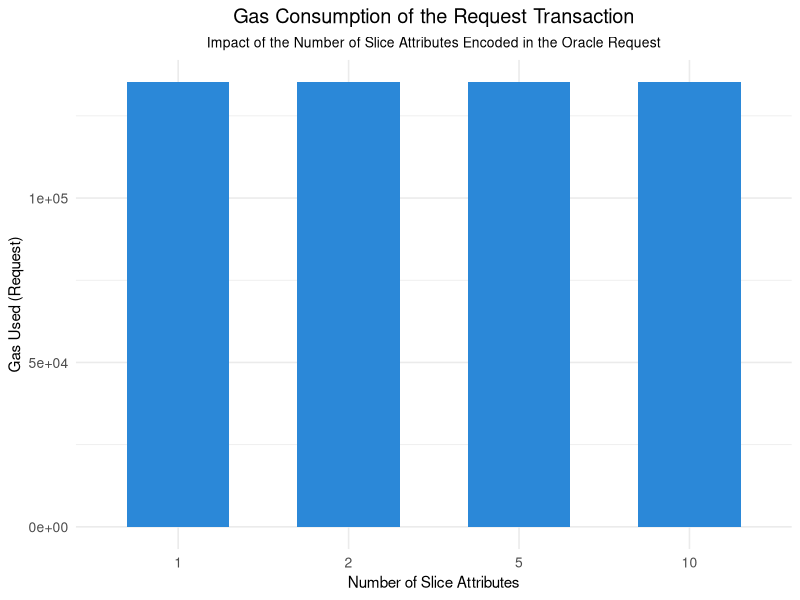

Reproduce this figure in R.
############################################################
# Attributes vs Gas Consumption (Request Transaction)
# Bar chart - Request only (blue)
############################################################

# 1. Clear environment
rm(list = ls())
graphics.off()

# 2. Input data
attributes <- c(1, 2, 5, 10)
gas_used   <- c(135183, 135205, 135205, 135256)

df <- data.frame(
  Attributes = factor(attributes),
  GasUsed = gas_used
)

# 3. Descriptive statistics
mean_gas <- mean(df$GasUsed)
sd_gas   <- sd(df$GasUsed)
min_gas  <- min(df$GasUsed)
max_gas  <- max(df$GasUsed)

cat("Descriptive statistics (Request transaction):\n")
cat("Mean gas:", mean_gas, "\n")
cat("Standard deviation:", sd_gas, "\n")
cat("Min gas:", min_gas, "\n")
cat("Max gas:", max_gas, "\n")

# 4. Load library
library(ggplot2)

# 5. Create bar plot (blue)
plot_gas <- ggplot(df, aes(x = Attributes, y = GasUsed, fill = "Request")) +
  geom_bar(stat = "identity", width = 0.6) +
  scale_fill_manual(
    values = c("Request" = "#2b88d8")  # azul
  ) +
  guides(fill = "none") +
  labs(
    title = "Gas Consumption of the Request Transaction",
    subtitle = "Impact of the Number of Slice Attributes Encoded in the Oracle Request",
    x = "Number of Slice Attributes",
    y = "Gas Used (Request)"
  ) +
  theme_minimal(base_size = 12) +
  theme(
    plot.title    = element_text(hjust = 0.5),
    plot.subtitle = element_text(hjust = 0.5, size = 10),
    axis.title    = element_text(size = 11),
    axis.text     = element_text(size = 10)
  )

# 6. Display plot
print(plot_gas)

# 7. Save plot to PDF
output_path <- "attributes_vs_gas_request_barplot.pdf"

ggsave(
  filename = output_path,
  plot = plot_gas,
  width = 6,
  height = 4,
  units = "in",
  dpi = 300
)

cat("Plot saved to:", output_path, "\n")
############################################################
# End of file
############################################################
